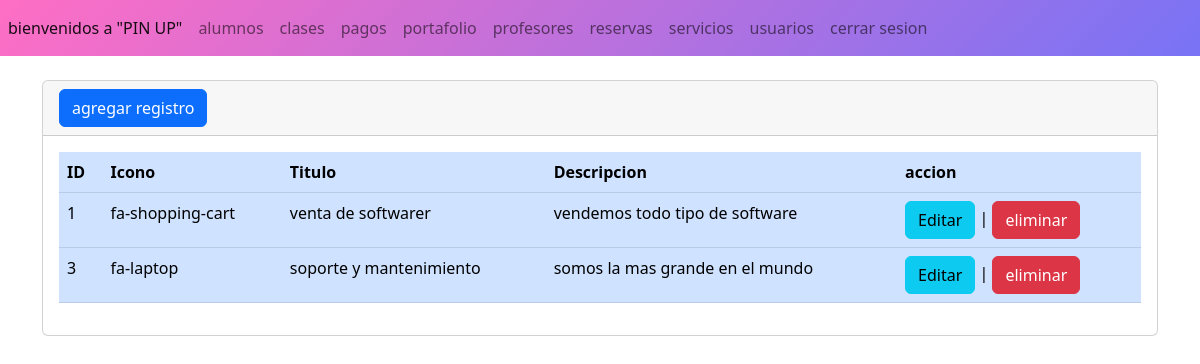
/admin/secciones/servicios/index.php, run on the app's committed database.
### tables this page shows
CREATE TABLE `servicios` (
  `id` int(11) NOT NULL,
  `icono` varchar(255) NOT NULL,
  `titulo` varchar(255) NOT NULL,
  `descripcion` varchar(255) NOT NULL
);

### admin/secciones/servicios/index.php (the view, shortened to what this page needs)
<?php
include("../../bd.php");
$conexion=new PDO("mysql:host=$servidor;dbname=$basededatos", $usuario, $contraseña);
$sentencia=$conexion->prepare("SELECT * FROM`servicios` ");
$sentencia->execute();
$lista_servicios=$sentencia->fetchALL(PDO::FETCH_ASSOC);
include("../../templates/header.php");?>
<div class="card">
    <div class="card-header">
        <a name="" id="" class="btn btn-primary" href="crear.php" role="button">agregar registro</a>
    </div>
    <div class="card-body">
    <div class="table-responsive">
        <table class="table table-primary">
            <thead>
                <tr>
                    <th scope="col">ID</th>
                    <th scope="col">Icono</th>
                    <th scope="col">Titulo</th>
                    <th scope="col">Descripcion</th>
                    <th scope="col">accion</th>
                </tr>
            </thead>
            <tbody>
                <?php foreach($lista_servicios as $registros){?>
                <tr class="">
                    <td ><?php echo $registros['id'];?></td>
                    <td><?php echo $registros["icono"];?></td>
                    <td><?php echo $registros["titulo"];?></td>
                    <td><?php echo $registros["descripcion"];?></td>
                    <td>
                       <a name=""id="" class="btn btn-info" href="editar.php?txtid=<?php echo $registros["id"];?>" role="button">Editar</a>
                       |
                       <a name=""id="" class="btn btn-danger" href="index.php?txtid=<?php echo $registros["id"];?>" role="button">eliminar</a>
                    </td>
                </tr>
                <?php }?>
            </tbody>
        </table>
    </div>
    </div>
</div>
<?php include("../../templates/footer.php");?>

### data on the page
servicios: id "1", icono "fa-shopping-cart", titulo "venta de softwarer", descripcion "vendemos todo tipo de software"
servicios: id "3", icono "fa-laptop", titulo "soporte y mantenimiento", descripcion "somos la mas grande en el mundo"
